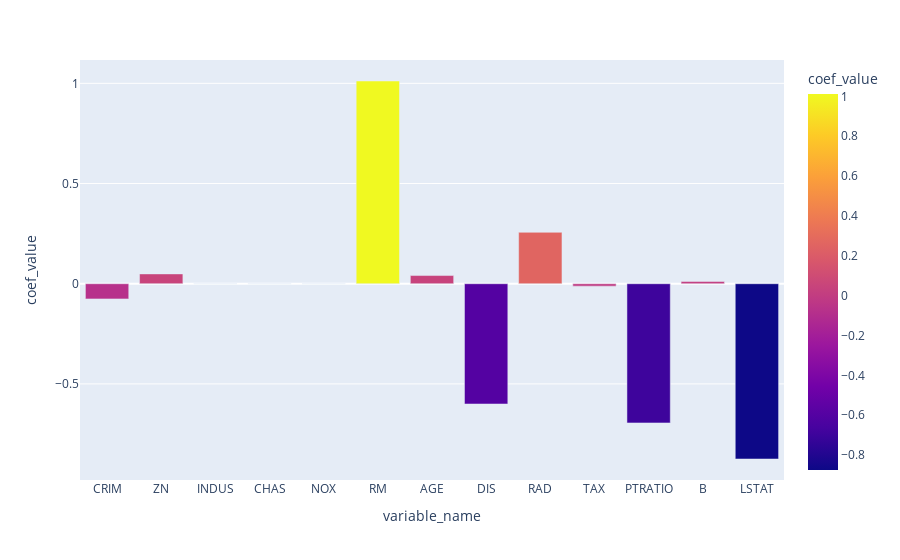

This figure's notebook cell:
### Code cell
# coef with variable
coef_est = {n:v for n,v in zip(x_train.columns, lasso.coef_)}
coef_est_df = pd.DataFrame.from_dict({'variable_name':coef_est.keys(),'coef_value':coef_est.values()})
fig = px.bar(coef_est_df, x='variable_name', y='coef_value', height=600,color='coef_value')
fig.show()

### Figure 1 — Plotly figure (JSON) as saved in the notebook; plotly's stock layout.template omitted (floating-point values rounded to 4 significant figures)
{"data": [{"alignmentgroup": "True", "hovertemplate": "variable_name=%{x}<br>coef_value=%{marker.color}<extra></extra>", "legendgroup": "", "marker": {"color": [-0.07578, 0.04894, 0, 0, 0, 1.012, 0.04081, -0.6001, 0.2565, -0.01211, -0.6946, 0.01083, -0.8746], "coloraxis": "coloraxis", "pattern": {"shape": ""}}, "name": "", "offsetgroup": "", "orientation": "v", "showlegend": false, "textposition": "auto", "type": "bar", "x": ["CRIM", "ZN", "INDUS", "CHAS", "NOX", "RM", "AGE", "DIS", "RAD", "TAX", "PTRATIO", "B", "LSTAT"], "xaxis": "x", "y": [-0.07578, 0.04894, 0, 0, 0, 1.012, 0.04081, -0.6001, 0.2565, -0.01211, -0.6946, 0.01083, -0.8746], "yaxis": "y"}], "layout": {"autosize": true, "barmode": "relative", "coloraxis": {"colorbar": {"title": {"text": "coef_value"}}, "colorscale": [[0, "#0d0887"], [0.1111, "#46039f"], [0.2222, "#7201a8"], [0.3333, "#9c179e"], [0.4444, "#bd3786"], [0.5556, "#d8576b"], [0.6667, "#ed7953"], [0.7778, "#fb9f3a"], [0.8889, "#fdca26"], [1, "#f0f921"]]}, "legend": {"tracegroupgap": 0}, "margin": {"t": 60}, "xaxis": {"anchor": "y", "autorange": true, "domain": [0, 1], "range": [-0.5, 12.5], "title": {"text": "variable_name"}, "type": "category"}, "yaxis": {"anchor": "x", "autorange": true, "domain": [0, 1], "range": [-0.9794, 1.116], "title": {"text": "coef_value"}, "type": "linear"}}}
